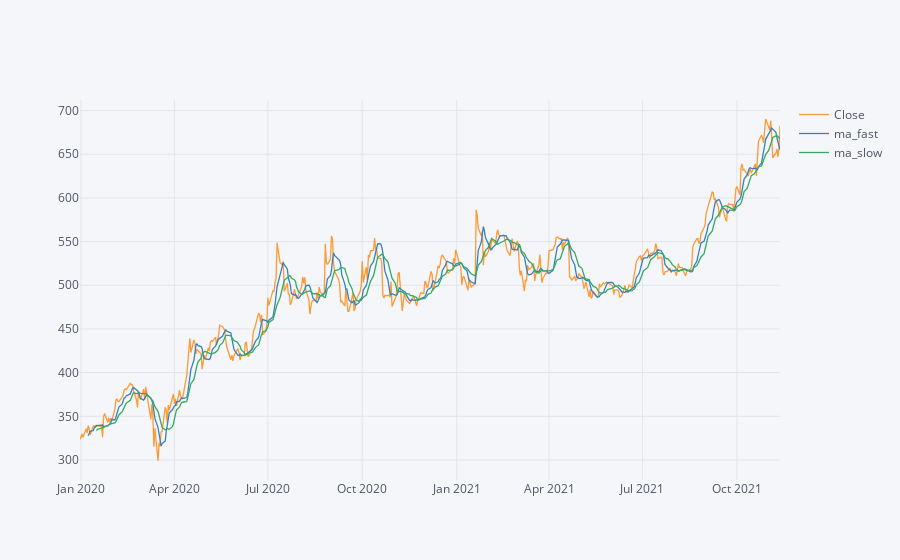

The notebook cell saved with this chart:
### Code cell
fast_trend = df.Open.rolling(window=short_trend_days).mean()
slow_trend = df.Open.rolling(window=long_trend_days).mean()

df['ma_fast'] = fast_trend
df['ma_slow'] = slow_trend
df[['Close','ma_fast','ma_slow']].iplot()

### Figure 1 — Plotly figure (JSON) as saved in the notebook; plotly's stock layout.template omitted (floating-point values rounded to 4 significant figures; data arrays with more than 128 entries replaced by an {"elided": "..."} marker saying what was removed)
{"data": [{"line": {"color": "rgba(255, 153, 51, 1.0)", "dash": "solid", "shape": "linear", "width": 1.3}, "mode": "lines", "name": "Close", "text": "", "type": "scatter", "x": {"elided": "473 str values"}, "y": {"elided": "473 float values"}}, {"line": {"color": "rgba(55, 128, 191, 1.0)", "dash": "solid", "shape": "linear", "width": 1.3}, "mode": "lines", "name": "ma_fast", "text": "", "type": "scatter", "x": {"elided": "473 str values"}, "y": {"elided": "473 mixed values"}}, {"line": {"color": "rgba(50, 171, 96, 1.0)", "dash": "solid", "shape": "linear", "width": 1.3}, "mode": "lines", "name": "ma_slow", "text": "", "type": "scatter", "x": {"elided": "473 str values"}, "y": {"elided": "473 mixed values"}}], "layout": {"legend": {"bgcolor": "#F5F6F9", "font": {"color": "#4D5663"}}, "paper_bgcolor": "#F5F6F9", "plot_bgcolor": "#F5F6F9", "title": {"font": {"color": "#4D5663"}}, "xaxis": {"gridcolor": "#E1E5ED", "showgrid": true, "tickfont": {"color": "#4D5663"}, "title": {"font": {"color": "#4D5663"}, "text": ""}, "zerolinecolor": "#E1E5ED"}, "yaxis": {"gridcolor": "#E1E5ED", "showgrid": true, "tickfont": {"color": "#4D5663"}, "title": {"font": {"color": "#4D5663"}, "text": ""}, "zerolinecolor": "#E1E5ED"}}}
